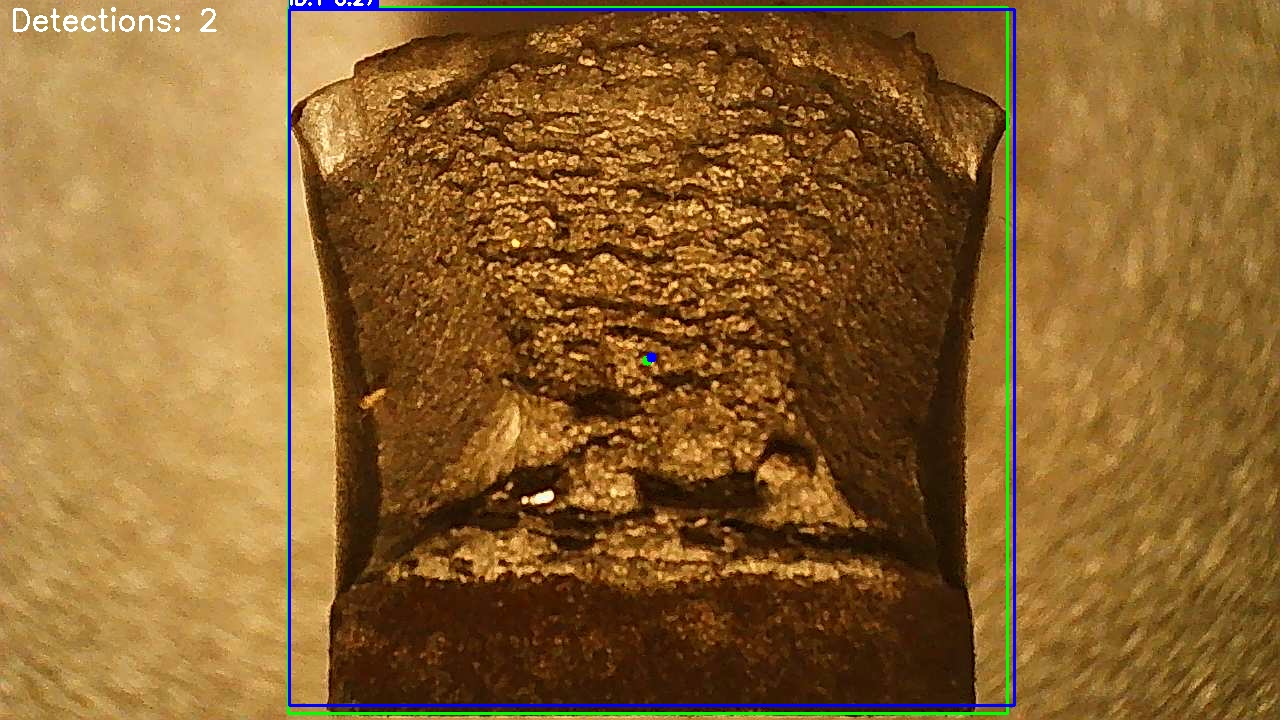
#> input picture tests/data/detection_test_frame_1.jpg, 1280 x 720 px
$ python image_processor.py ../../tests/data/detection_test_frame_1.jpg
#> lines starting #> are read from the running program, lines starting #| are printed output that depends on the picture; after the words box and inside, x2 and y2 are one past the last pixel; in counts of white or black regions, pixels touching at a corner belong together
#!/usr/bin/env python3
"""
Charpy Reference Image Processor

This tool processes the reference screenshot showing 10 shear percentage examples
and automatically creates a properly organized training dataset with augmented variations.

Features:
- Automatic detection and cropping of 10 reference images
- Creates proper directory structure for training
- Generates 10 augmented variations per reference image
- Handles both grid layouts and any arrangement
- Quality validation for extracted images
- Progress tracking and error handling

Usage:
    python charpy_image_processor.py reference_screenshot.jpg output_directory/
"""

import cv2
import numpy as np
from pathlib import Path
import json
import logging
from datetime import datetime
from typing import List, Tuple, Dict, Optional
import argparse
import matplotlib.pyplot as plt
import matplotlib.patches as patches
from scipy import ndimage
import random

# Configure logging
logging.basicConfig(level=logging.INFO)
logger = logging.getLogger(__name__)


class CharpyReferenceProcessor:
    """Processes reference screenshot into training dataset."""

    def __init__(self, output_dir: str = "charpy_training_data"):
        """
        Initialize the processor.

        Args:
            output_dir: Directory to save processed training data
        """
        self.output_dir = Path(output_dir)
        self.output_dir.mkdir(parents=True, exist_ok=True)

        # Expected shear percentages (modify if your screenshot is different)
        self.shear_percentages = [10, 20, 30, 40, 50, 60, 70, 80, 90, 100]

        # Augmentation parameters
        self.augmentations_per_image = 10
        self.rotation_range = (-15, 15)  # degrees
        self.brightness_range = (0.7, 1.3)
        self.contrast_range = (0.8, 1.2)
        self.noise_std_range = (0, 15)
        self.crop_scale_range = (0.85, 1.0)

        # Quality thresholds
        self.min_image_size = (50, 50)
        self.min_std_threshold = 10  # Minimum standard deviation for texture

        logger.info(f"CharpyReferenceProcessor initialized")
        logger.info(f"Output directory: {self.output_dir}")
        logger.info(f"Expected {len(self.shear_percentages)} shear percentage classes")

    def process_reference_screenshot(self, screenshot_path: str,
                                     layout: str = "auto",
                                     custom_percentages: Optional[List[float]] = None) -> bool:
        """
        Process the reference screenshot and create training dataset.

        Args:
            screenshot_path: Path to the reference screenshot
            layout: Layout type ("auto", "grid_2x5", "grid_5x2", "manual")
            custom_percentages: Custom shear percentages if different from default

        Returns:
            True if processing successful
        """
#> called with layout = 'auto'
        logger.info(f"Processing reference screenshot: {screenshot_path}")

        # Load screenshot
        screenshot = cv2.imread(str(screenshot_path))
#> screenshot is the input picture: shape (720, 1280, 3); mean B, G, R 47, 98.8, 139
        if screenshot is None:
            logger.error(f"Could not load screenshot: {screenshot_path}")
            return False

        # Use custom percentages if provided
        if custom_percentages:
            self.shear_percentages = custom_percentages

        logger.info(f"Screenshot loaded: {screenshot.shape}")

        # Extract individual specimen images
        specimen_images = self._extract_specimen_images(screenshot, layout)

        if len(specimen_images) != len(self.shear_percentages):
            logger.warning(f"Expected {len(self.shear_percentages)} images, found {len(specimen_images)}")
            logger.warning("You may need to manually adjust extraction or verify the layout")

        # Process each specimen image
        total_created = 0
        for i, (specimen_img, shear_percent) in enumerate(zip(specimen_images, self.shear_percentages)):
            logger.info(f"Processing {shear_percent}% shear specimen ({i + 1}/{len(specimen_images)})")

            # Create directory for this shear percentage
            if shear_percent == int(shear_percent):
                # Integer percentage
                dir_name = f"{int(shear_percent)}_percent"
            else:
                # Decimal percentage (e.g., 12.5% -> 12p5_percent)
                dir_name = f"{str(shear_percent).replace('.', 'p')}_percent"

            shear_dir = self.output_dir / dir_name
            shear_dir.mkdir(exist_ok=True)

            # Save original image
            original_path = shear_dir / f"original_{shear_percent}pct.jpg"
            cv2.imwrite(str(original_path), specimen_img)

            # Generate augmented versions
            augmented_images = self._create_augmented_versions(specimen_img)

            # Save augmented images
            for j, aug_img in enumerate(augmented_images):
                aug_path = shear_dir / f"aug_{j:02d}_{shear_percent}pct.jpg"
                cv2.imwrite(str(aug_path), aug_img)
                total_created += 1

            logger.info(f"Created {len(augmented_images)} augmented images for {shear_percent}% shear")

        # Create dataset summary
        self._create_dataset_summary(total_created)

        logger.info(f"✅ Processing completed! Created {total_created} training images")
        logger.info(f"📁 Training data saved to: {self.output_dir}")

        return True

    def _extract_specimen_images(self, screenshot: np.ndarray, layout: str) -> List[np.ndarray]:
        """Extract individual specimen images from screenshot."""
#> called with layout = 'auto'
        h, w = screenshot.shape[:2]

        if layout == "auto":
            # Try to automatically detect the layout
            return self._auto_detect_specimens(screenshot)
        elif layout == "grid_2x5":
            # 2 rows, 5 columns
            return self._extract_grid_layout(screenshot, rows=2, cols=5)
        elif layout == "grid_5x2":
            # 5 rows, 2 columns
            return self._extract_grid_layout(screenshot, rows=5, cols=2)
        elif layout == "manual":
            # Manual selection with GUI
            return self._manual_selection(screenshot)
        else:
            logger.error(f"Unknown layout: {layout}")
            return []

    def _auto_detect_specimens(self, screenshot: np.ndarray) -> List[np.ndarray]:
        """Automatically detect specimen regions in screenshot."""
        logger.info("Attempting automatic specimen detection...")

        # Convert to grayscale for processing
        gray = cv2.cvtColor(screenshot, cv2.COLOR_BGR2GRAY)
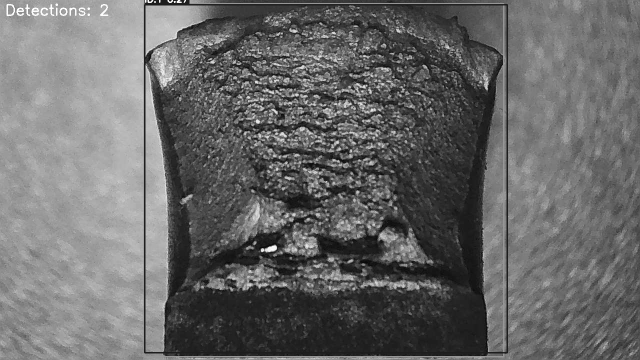
#> gray: shape (720, 1280) (shown at 1/2 size); min 4, max 255, mean 104.9

        # Apply Gaussian blur to reduce noise
        blurred = cv2.GaussianBlur(gray, (5, 5), 0)

        # Use adaptive thresholding to find specimen regions
        thresh = cv2.adaptiveThreshold(blurred, 255, cv2.ADAPTIVE_THRESH_GAUSSIAN_C,
                                       cv2.THRESH_BINARY, 21, 2)
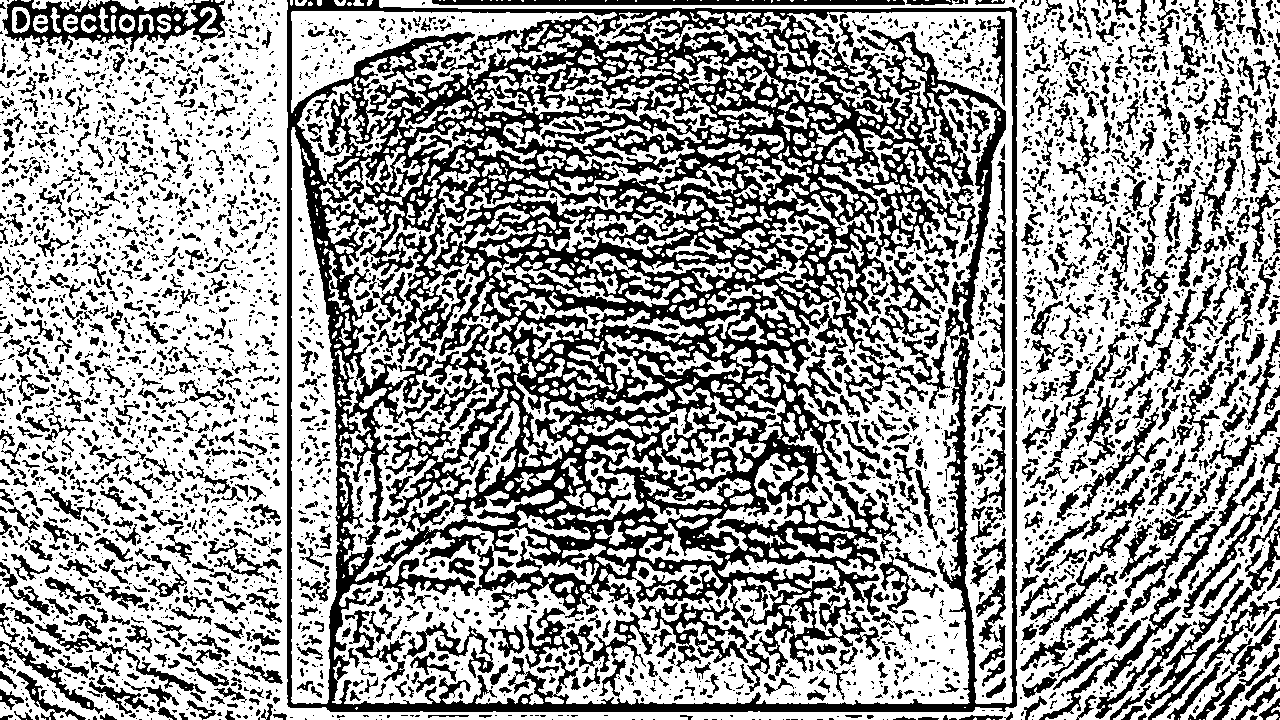
#> thresh: shape (720, 1280); 61.5% white; 4216 black regions (2814 under 20 px)

        # Find contours
        contours, _ = cv2.findContours(thresh, cv2.RETR_EXTERNAL, cv2.CHAIN_APPROX_SIMPLE)
#> contours = 788 contours, 408 with area under 20; largest, box (x1, y1, x2, y2) and area: (0, 0, 1280, 720) 377506, (319, 11, 1013, 705) 176544, (291, 127, 340, 704) 19190, (291, 11, 617, 113) 12846, (478, 68, 727, 134) 4771

        # Filter contours by area and aspect ratio
        min_area = (screenshot.shape[0] * screenshot.shape[1]) * 0.005  # At least 0.5% of image
        max_area = (screenshot.shape[0] * screenshot.shape[1]) * 0.3  # At most 30% of image

        specimen_rects = []
        for contour in contours:
            area = cv2.contourArea(contour)
            if min_area < area < max_area:
                x, y, w, h = cv2.boundingRect(contour)
                aspect_ratio = w / h
                if 0.3 < aspect_ratio < 3.0:  # Reasonable aspect ratio
                    specimen_rects.append((x, y, w, h))
#> this loop made 788 passes
#> (area, x, y, w, h, aspect_ratio) on passes 561, 655, 724, 727: (19190, 291, 127, 49, 577, 0.0849), (4771, 478, 68, 249, 66, 3.77), (176544, 319, 11, 694, 694, 1), (12845.5, 291, 11, 326, 102, 3.2)
#> after the loop, specimen_rects = [(319, 11, 694, 694)]

        # Sort rectangles by position (top-to-bottom, left-to-right)
        specimen_rects.sort(key=lambda rect: (rect[1], rect[0]))

        # Extract images from rectangles
        specimen_images = []
        for x, y, w, h in specimen_rects:
            # Add some padding
            padding = 10
            x1 = max(0, x - padding)
            y1 = max(0, y - padding)
            x2 = min(screenshot.shape[1], x + w + padding)
            y2 = min(screenshot.shape[0], y + h + padding)

            specimen_img = screenshot[y1:y2, x1:x2]
            if self._validate_specimen_image(specimen_img):
                specimen_images.append(specimen_img)
#> this loop made 1 pass
#> (x, y, w, h, padding, x1, y1, x2) on pass 1: (319, 11, 714, 714, 10, 309, 1, 1023)
#> pass 1, in _auto_detect_specimens, `specimen_img = screenshot[y1:y2, x1:x2]`:
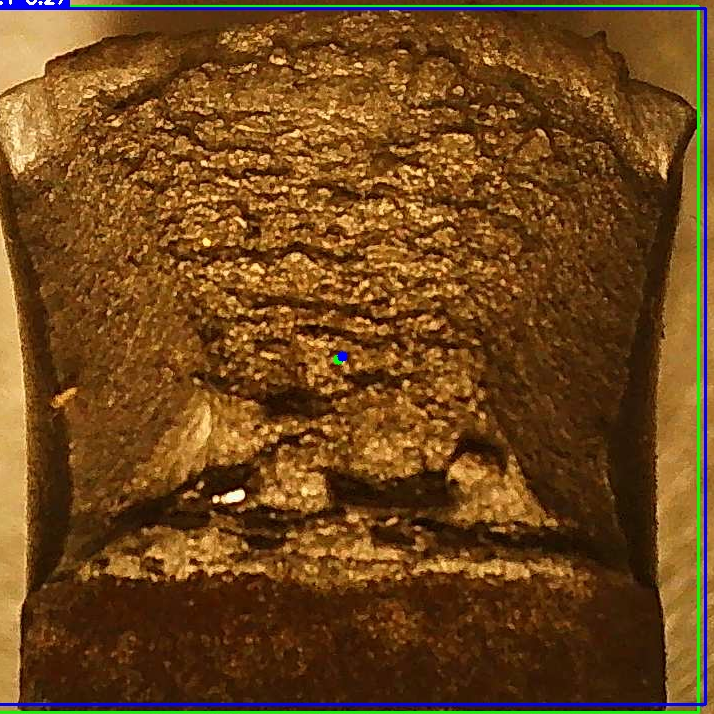
#> specimen_img: shape (714, 714, 3); mean B, G, R 28.2, 70.4, 110.8
#> pass 1, in _validate_specimen_image, `gray = cv2.cvtColor(image, cv2.COLOR_BGR2GRAY) if len(image.shape) == ..`:
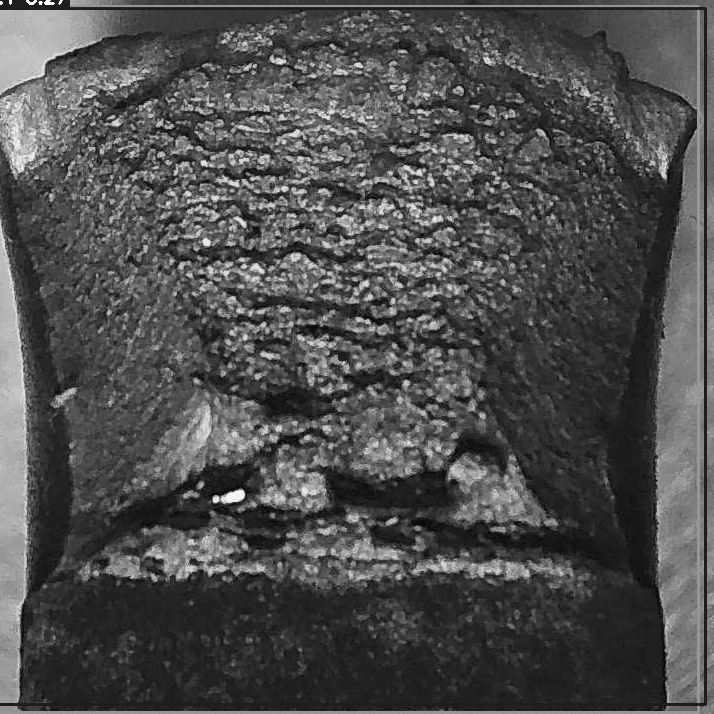
#> gray: shape (714, 714); min 4, max 254, mean 77.7
#> after the loop, specimen_images = 1 item
#> (the rest of the program and of its run is left out)
